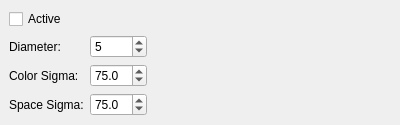
<?xml version="1.0" encoding="UTF-8"?>
<ui version="4.0">
 <class>BilateralWidget</class>
 <widget class="QWidget" name="BilateralWidget">
  <property name="geometry">
   <rect>
    <x>0</x>
    <y>0</y>
    <width>400</width>
    <height>124</height>
   </rect>
  </property>
  <property name="windowTitle">
   <string>Form</string>
  </property>
  <layout class="QHBoxLayout" name="horizontalLayout">
   <property name="spacing">
    <number>6</number>
   </property>
   <property name="leftMargin">
    <number>9</number>
   </property>
   <property name="topMargin">
    <number>9</number>
   </property>
   <property name="rightMargin">
    <number>9</number>
   </property>
   <property name="bottomMargin">
    <number>9</number>
   </property>
   <item>
    <layout class="QGridLayout" name="gridLayout">
     <item row="0" column="0">
      <widget class="QCheckBox" name="active_checkbox">
       <property name="toolTip">
        <string>Enable/disable bilateral filtering for noise reduction</string>
       </property>
       <property name="text">
        <string>Active</string>
       </property>
      </widget>
     </item>
     <item row="1" column="0">
      <widget class="QLabel" name="d_label">
       <property name="text">
        <string>Diameter:</string>
       </property>
      </widget>
     </item>
     <item row="1" column="1">
      <widget class="QSpinBox" name="d_spinbox">
       <property name="toolTip">
        <string>Neighborhood diameter. Larger values apply filtering over larger areas</string>
       </property>
       <property name="minimum">
        <number>1</number>
       </property>
       <property name="maximum">
        <number>25</number>
       </property>
       <property name="value">
        <number>5</number>
       </property>
      </widget>
     </item>
     <item row="2" column="0">
      <widget class="QLabel" name="sigma_color_label">
       <property name="text">
        <string>Color Sigma:</string>
       </property>
      </widget>
     </item>
     <item row="2" column="1">
      <widget class="QDoubleSpinBox" name="sigma_color_spinbox">
       <property name="toolTip">
        <string>Filter sigma in color space. Higher values mix colors more extensively</string>
       </property>
       <property name="decimals">
        <number>1</number>
       </property>
       <property name="minimum">
        <double>1.000000000000000</double>
       </property>
       <property name="maximum">
        <double>200.000000000000000</double>
       </property>
       <property name="singleStep">
        <double>5.000000000000000</double>
       </property>
       <property name="value">
        <double>75.000000000000000</double>
       </property>
      </widget>
     </item>
     <item row="3" column="0">
      <widget class="QLabel" name="sigma_space_label">
       <property name="text">
        <string>Space Sigma:</string>
       </property>
      </widget>
     </item>
     <item row="3" column="1">
      <widget class="QDoubleSpinBox" name="sigma_space_spinbox">
       <property name="toolTip">
        <string>Filter sigma in coordinate space. Higher values affect pixels further away</string>
       </property>
       <property name="decimals">
        <number>1</number>
       </property>
       <property name="minimum">
        <double>1.000000000000000</double>
       </property>
       <property name="maximum">
        <double>200.000000000000000</double>
       </property>
       <property name="singleStep">
        <double>5.000000000000000</double>
       </property>
       <property name="value">
        <double>75.000000000000000</double>
       </property>
      </widget>
     </item>
    </layout>
   </item>
   <item>
    <spacer name="horizontalSpacer">
     <property name="orientation">
      <enum>Qt::Orientation::Horizontal</enum>
     </property>
     <property name="sizeHint" stdset="0">
      <size>
       <width>40</width>
       <height>20</height>
      </size>
     </property>
    </spacer>
   </item>
  </layout>
 </widget>
 <resources/>
 <connections/>
</ui>
